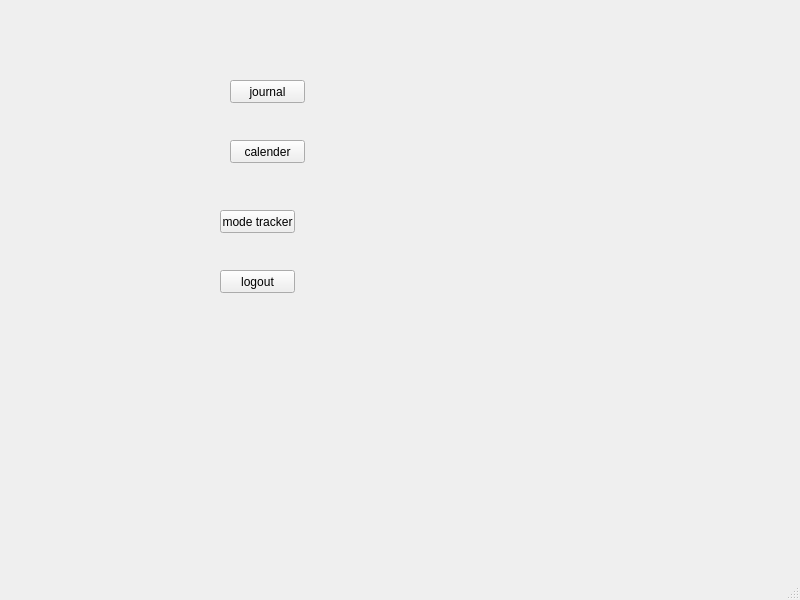
<?xml version="1.0" encoding="UTF-8"?>
<ui version="4.0">
 <class>MainWindow</class>
 <widget class="QMainWindow" name="MainWindow">
  <property name="geometry">
   <rect>
    <x>0</x>
    <y>0</y>
    <width>800</width>
    <height>600</height>
   </rect>
  </property>
  <property name="windowTitle">
   <string>MainWindow</string>
  </property>
  <widget class="QWidget" name="centralwidget">
   <widget class="QPushButton" name="btn_journal">
    <property name="geometry">
     <rect>
      <x>230</x>
      <y>80</y>
      <width>75</width>
      <height>23</height>
     </rect>
    </property>
    <property name="text">
     <string>journal</string>
    </property>
   </widget>
   <widget class="QPushButton" name="btn_calender">
    <property name="geometry">
     <rect>
      <x>230</x>
      <y>140</y>
      <width>75</width>
      <height>23</height>
     </rect>
    </property>
    <property name="text">
     <string>calender</string>
    </property>
   </widget>
   <widget class="QPushButton" name="btn_mode_tracker">
    <property name="geometry">
     <rect>
      <x>220</x>
      <y>210</y>
      <width>75</width>
      <height>23</height>
     </rect>
    </property>
    <property name="text">
     <string>mode tracker</string>
    </property>
   </widget>
   <widget class="QPushButton" name="btn_logout">
    <property name="geometry">
     <rect>
      <x>220</x>
      <y>270</y>
      <width>75</width>
      <height>23</height>
     </rect>
    </property>
    <property name="text">
     <string>logout</string>
    </property>
   </widget>
  </widget>
  <widget class="QMenuBar" name="menubar">
   <property name="geometry">
    <rect>
     <x>0</x>
     <y>0</y>
     <width>800</width>
     <height>22</height>
    </rect>
   </property>
  </widget>
  <widget class="QStatusBar" name="statusbar"/>
 </widget>
 <resources/>
 <connections/>
</ui>
